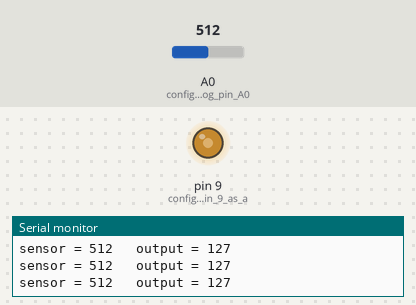
Recording of a sketch running on a simulated Arduino Uno, built with avr-gcc and run on an emulated ATmega328P. On the bench: output pins drawn as LEDs (lit = HIGH), the last lines printed to the serial monitor. The inputs (shaded band) are chosen by the test bench; at power-on: A0 (configures_analog_pin_A0) = 512.

Above: at 1.2 s.
1.3 s: A0 (configures_analog_pin_A0) set to 409
At 1.9 s:
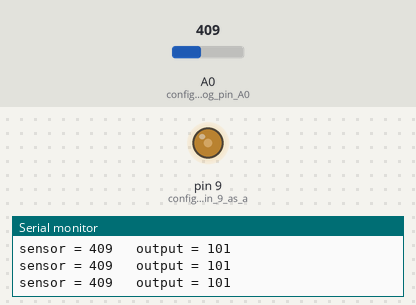
4.3 s: A0 (configures_analog_pin_A0) set to 394
At 5.3 s:
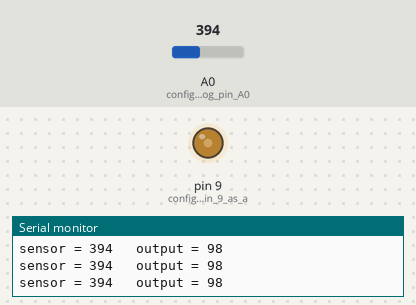
7.3 s: A0 (configures_analog_pin_A0) set to 716
At 7.8 s:
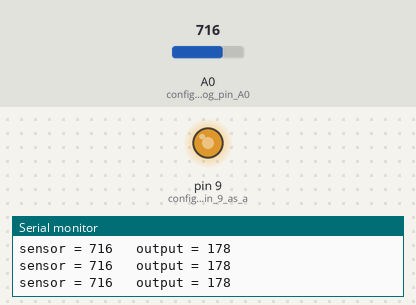
8.8 s: A0 (configures_analog_pin_A0) set to 993
At 9.4 s:
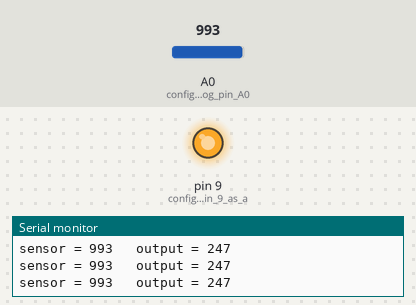
10.3 s: A0 (configures_analog_pin_A0) set to 1018
At 11.3 s:
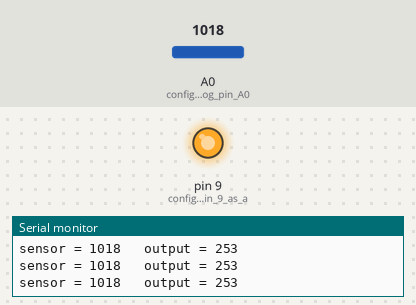
13.3 s: A0 (configures_analog_pin_A0) set to 0
At 14.0 s:
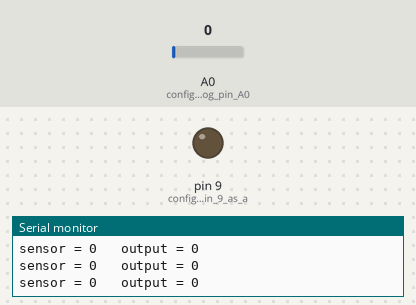
Timing chart, 0 to 15.8 s (numbered marks = the images above; inputs shaded):
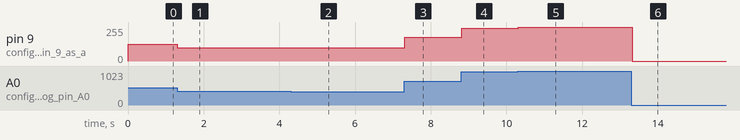

Measured:
- after the input at 1.3 s, pin 9 (configures_PWM_pin_9_as_a): 127/255 → 101/255 at once
- after the input at 4.3 s, pin 9 (configures_PWM_pin_9_as_a): 101/255 → 98/255 at once
- after the input at 7.3 s, pin 9 (configures_PWM_pin_9_as_a): 98/255 → 178/255 at once
- after the input at 8.8 s, pin 9 (configures_PWM_pin_9_as_a): 178/255 → 247/255 at once
- after the input at 10.3 s, pin 9 (configures_PWM_pin_9_as_a): 247/255 → 253/255 at once
- after the input at 13.3 s, pin 9 (configures_PWM_pin_9_as_a): 253/255 → 0/255 at once

The sketch:

Code_03.ino
```cpp
//Take reading from the potentiometer to control the brightness of led

int inputValue = 0;
int outputValue = 0;

void setup()
{
  pinMode(A0, INPUT); //configures analog pin A0 as an input
  pinMode(9, OUTPUT); //configures PWM pin 9 as an output
  Serial.begin(9600); //opens serial port, sets data rate to 9600 bps
}

void loop()
{
  inputValue = analogRead(A0); //read the ananlog input
  outputValue = map(inputValue, 0, 1023, 0, 255); //map it to the range of the output
  analogWrite(9, outputValue); //output via led
  Serial.print("sensor = ");
  Serial.print(inputValue); //print the input value on the serial monitor
  Serial.print("\t output = ");
  Serial.println(outputValue); //print the output value on the serial monitor
  delay(2); // wait 2 ms before next loop for analog-to-digital converter to settle after last reading
}
```
